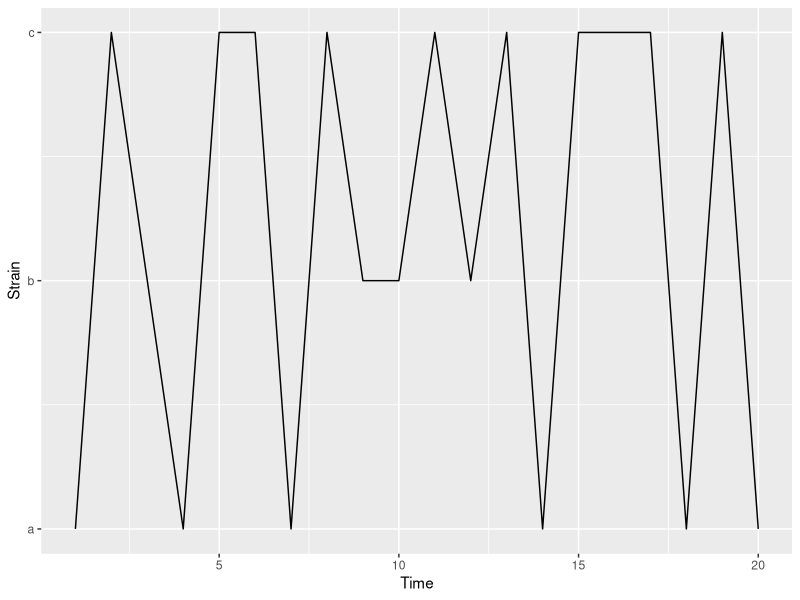
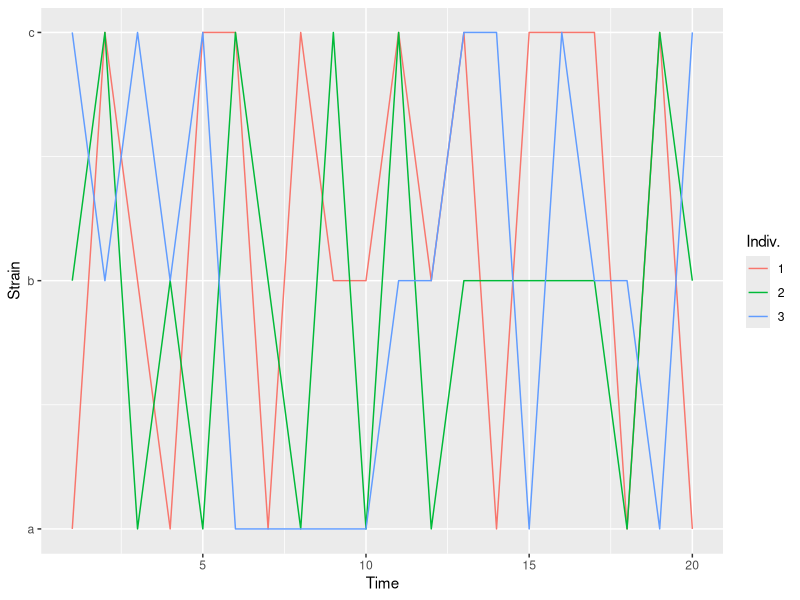

The R source for these figures, in order: (Note: this script raises an error after producing the figures.)
## ---- chunk 1
library(ggplot2)
knitr::opts_chunk$set(cache = FALSE, fig.width = 8, fig.height = 5, out.extra = '')
## ---- chunk 2
set.seed(3132)
## ---- chunk 3
N <- 12
t <- 20
# create the matrix to store the simulation data
I <- matrix(NA, ncol = N, nrow = t)

# Initialise the population
I[1, ] <- rep(c("a", "b", "c"), N / 3)

# For each time step, each person is reinfected
#   by someone randomly sampled from the population.
for(t in seq(2, t)){
  I[t, ] <- sample(I[t - 1, ], N)
}
## ---- chunk 4
d1 <- data.frame(time = seq(t), strain = I[, 1])
d1$strain_num <- as.numeric(factor(d1$strain))
ggplot(d1, aes(time, strain_num)) + 
  geom_path() +
  scale_y_continuous(breaks = seq(3), labels = c('a', 'b', 'c')) +
  labs(y = 'Strain', x = 'Time')
## ---- chunk 5
d1 <- data.frame(time = rep(seq(t), 3), 
                 strain = as.vector(I[, 1:3]),
                 individual = factor(rep(1:3, each = t)))
d1$strain_num <- as.numeric(factor(d1$strain))
ggplot(d1, aes(time, strain_num, colour = individual, group = individual)) + 
  geom_path() +
  scale_y_continuous(breaks = seq(3), labels = c('a', 'b', 'c')) +
  labs(y = 'Strain', x = 'Time', colour = 'Indiv.')
## ---- chunk 6
apply(I, 1, function(x) table(factor(x, levels = c("a", "b", "c")))) %>% t %>% matplot(type = 'l')
## ---- chunk 7
N <- 12
t <- 20
I <- matrix(NA, ncol = N, nrow = t)
I[1, ] <- rep(c("a", "b", "c"), N / 3)

for(t in seq(2, t)){
  I[t, ] <- sample(I[t - 1, ], N, replace = TRUE)
}
## ---- chunk 8
(apply(I, 1, function(x) table(factor(x, levels = c("a", "b", "c")))) / N) %>% 
  t %>% 
  matplot(type = 'l', xlab = 'Time', ylab = 'Proportion')
